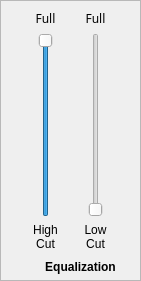
   <widget class="QFrame" name="frame_4">
    <property name="geometry">
     <rect>
      <x>440</x>
      <y>300</y>
      <width>141</width>
      <height>281</height>
     </rect>
    </property>
    <property name="frameShape">
     <enum>QFrame::StyledPanel</enum>
    </property>
    <property name="frameShadow">
     <enum>QFrame::Raised</enum>
    </property>
    <widget class="QWidget" name="layoutWidget">
     <property name="geometry">
      <rect>
       <x>60</x>
       <y>10</y>
       <width>71</width>
       <height>241</height>
      </rect>
     </property>
     <layout class="QVBoxLayout" name="verticalLayout_7">
      <item>
       <widget class="QLabel" name="label_lowCutFilter">
        <property name="font">
         <font>
          <family>Noto Sans</family>
          <weight>50</weight>
          <bold>false</bold>
         </font>
        </property>
        <property name="text">
         <string>Full</string>
        </property>
        <property name="alignment">
         <set>Qt::AlignCenter</set>
        </property>
       </widget>
      </item>
      <item>
       <layout class="QHBoxLayout" name="horizontalLayout_17">
        <item>
         <widget class="QSlider" name="slider_lowCutFilter">
          <property name="maximum">
           <number>31</number>
          </property>
          <property name="orientation">
           <enum>Qt::Vertical</enum>
          </property>
         </widget>
        </item>
       </layout>
      </item>
      <item>
       <widget class="QLabel" name="label_28">
        <property name="font">
         <font>
          <weight>50</weight>
          <bold>false</bold>
         </font>
        </property>
        <property name="text">
         <string>Low&lt;br&gt;Cut</string>
        </property>
        <property name="alignment">
         <set>Qt::AlignCenter</set>
        </property>
        <property name="wordWrap">
         <bool>true</bool>
        </property>
       </widget>
      </item>
     </layout>
    </widget>
    <widget class="QWidget" name="layoutWidget">
     <property name="geometry">
      <rect>
       <x>10</x>
       <y>10</y>
       <width>71</width>
       <height>241</height>
      </rect>
     </property>
     <layout class="QVBoxLayout" name="verticalLayout_6">
      <item>
       <widget class="QLabel" name="label_highCutFilter">
        <property name="font">
         <font>
          <family>Noto Sans</family>
          <weight>50</weight>
          <bold>false</bold>
         </font>
        </property>
        <property name="text">
         <string>Full</string>
        </property>
        <property name="alignment">
         <set>Qt::AlignCenter</set>
        </property>
       </widget>
      </item>
      <item>
       <layout class="QHBoxLayout" name="horizontalLayout_16">
        <item>
         <widget class="QSlider" name="slider_highCutFilter">
          <property name="maximum">
           <number>15</number>
          </property>
          <property name="value">
           <number>15</number>
          </property>
          <property name="orientation">
           <enum>Qt::Vertical</enum>
          </property>
         </widget>
        </item>
       </layout>
      </item>
      <item>
       <widget class="QLabel" name="label_27">
        <property name="font">
         <font>
          <weight>50</weight>
          <bold>false</bold>
         </font>
        </property>
        <property name="text">
         <string>High&lt;br&gt;Cut</string>
        </property>
        <property name="alignment">
         <set>Qt::AlignCenter</set>
        </property>
        <property name="wordWrap">
         <bool>true</bool>
        </property>
       </widget>
      </item>
     </layout>
    </widget>
    <widget class="QLabel" name="label_51">
     <property name="geometry">
      <rect>
       <x>40</x>
       <y>257</y>
       <width>81</width>
       <height>20</height>
      </rect>
     </property>
     <property name="font">
      <font>
       <weight>75</weight>
       <bold>true</bold>
      </font>
     </property>
     <property name="text">
      <string>Equalization</string>
     </property>
     <property name="alignment">
      <set>Qt::AlignCenter</set>
     </property>
    </widget>
   </widget>
